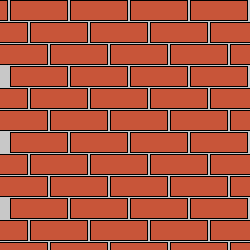
Frame 1 (no input)
Frame 60 (the mouse pressed at the canvas centre just before this capture): identical to frame 1, image omitted
Frame 120 (the mouse held since frame 60 and released just before this capture): identical to frame 1, image omitted

The Processing sketch that drew this single still picture (run headless with seeded random() and noise(); from frame 60 on, the mouse is pressed at the canvas centre):

// Processing sketch: H09Opd7
// ── H09Opd7.pde
int brickX;
int brickY;

void setup(){
size (250,250);
background(200,200,200);

brickX = -50;
brickY = 0;
tekenMuur();
}

void draw(){
}

void tekenMuur(){
fill(200,85,57);
for(int x = 0; x <12; x++){
  for(int y = 0; y <12; y++){
    rect( brickX,brickY,57,20);

brickX = brickX + 60;
if(brickX >= 250){
brickY = brickY + 22;
brickX = brickX - 280;

 
}
}
}
}
